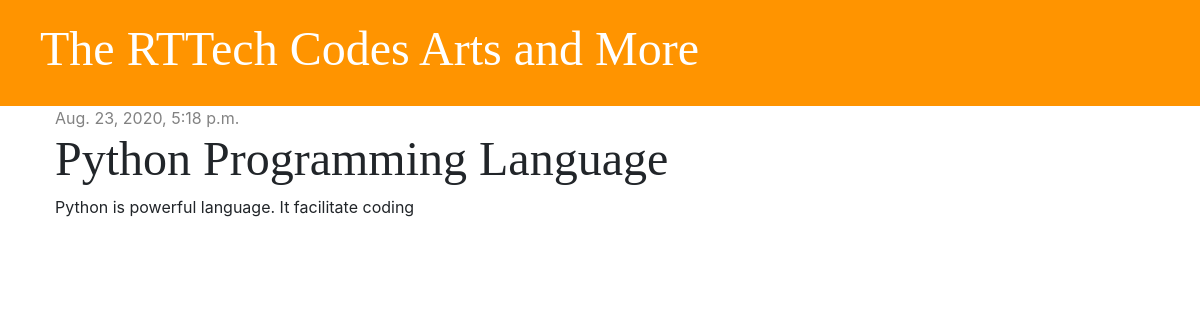
The app's page /post/1/ with its own data.
### blog/models.py (models this page shows, shortened)
class Post(models.Model):
    author = models.ForeignKey("auth.User", on_delete= models.CASCADE)
    title = models.CharField(max_length=200)
    text = models.TextField(null=True)
    created_date = models.DateTimeField(default=timezone.now)
    published_date = models.DateTimeField(blank=True, null=True)

### blog/views.py (the view)
# urls.py: path('post/<int:pk>/', views.post_detail, name='post_detail'),
def post_detail(request, pk):
    post = get_object_or_404(Post, pk=pk)
    stuff_for_frontend = {'post': post}
    return render(request, 'blog/post_detail.html', stuff_for_frontend)

### blog/templates/blog/post_detail.html (shortened to what this page needs)
{% extends 'blog/base.html' %}
{% block content %}
    <div class="post">
        {% if post.published_date %}
            <div class="date">
                {{ post.published_date }}
            </div>
        {% endif %}
        <h1>{{ post.title }}</h1>
        <p>{{ post.text|linebreaksbr }}</p>
    </div>
{% endblock %}

### blog/static/css/blog.css (style rules this page uses)
h1, h2, h3, h4 { font-family: 'Tangerine', 'Inconsolata', 'Droid Sans', serif; font-size: 48px; }
.date { color: #828282; }
.post { margin-bottom: 70px; }

### records on screen
Post: published_date "Aug. 23, 2020, 5:18 p.m.", title "Python Programming Language", text "Python is powerful language. It facilitate coding"
